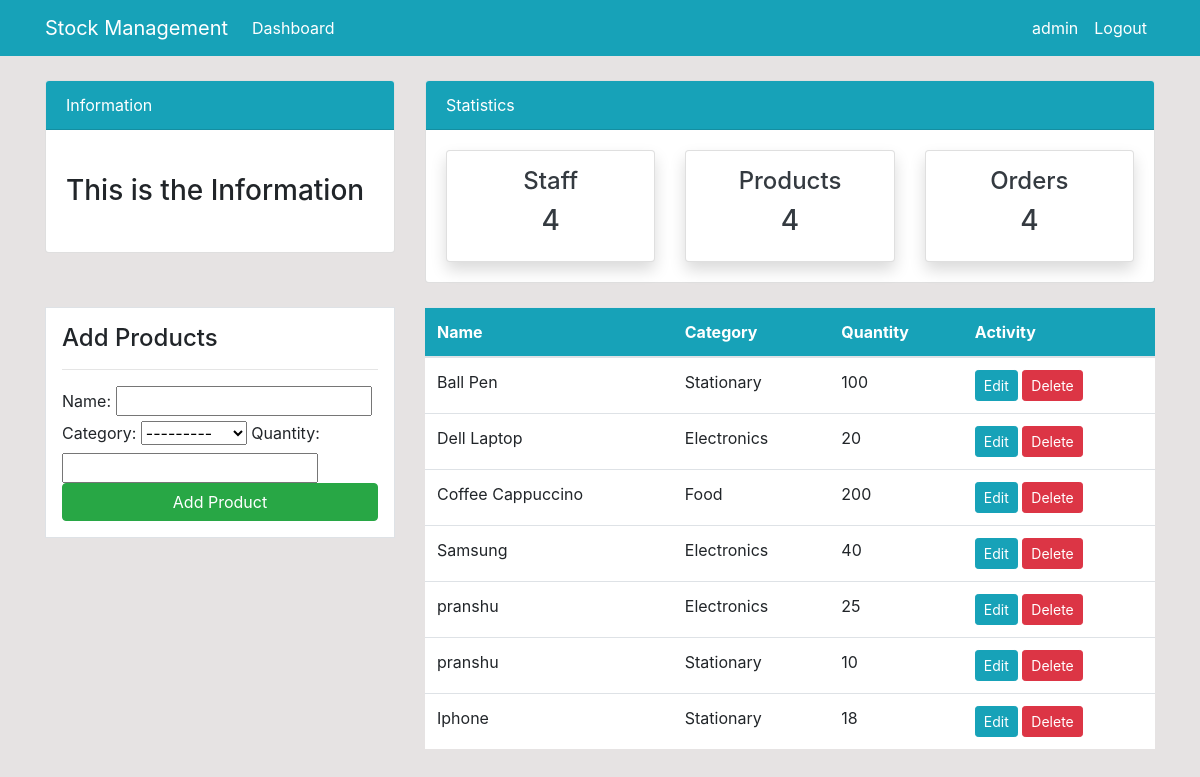
Page /product/ (signed in) on the committed database.
### dashboard/models.py (models this page shows, shortened)
class Product(models.Model):
    name = models.CharField(max_length=100, null=True)
    quantity = models.PositiveIntegerField(null=True)
    category = models.CharField(max_length=50, choices=CATEGORY, null=True)

### dashboard/views.py (the view)
# urls.py: path('product/',views.product,name='dashboard-product'),
@login_required(login_url='user-login')
def product(request):
    items= Product.objects.all() #Using ORM
    if request.method=='POST':
        form = ProductForm(request.POST)
        if form.is_valid():
            form.save()
            return redirect('dashboard-product')
    else:
        form = ProductForm()
    context={
        'items':items,
        'form':form,
    }
    return render(request,'dashboard/product.html',context)

### dashboard/forms.py
class ProductForm(forms.ModelForm):
    class Meta:
        model = Product
        fields = ['name','category','quantity']

### templates/dashboard/product.html (shortened to what this page needs)
{% extends 'partials/base.html' %}
{% block content %}
{% include 'partials/topnav.html' %}
<div class="container">
    <div class="row my-4">
        <div class="col-md-4">
            <div class="border bg-white p-3">
                <h4>Add Products</h4>
                <hr>
                <form method="POST">
                    {{ form }}
                    <input class="btn btn-success btn-block" type="submit" value="Add Product">
                </form>
            </div>
        </div>
        <div class="col-md-8">
            <table class="table bg-white">
                <thead class="bg-info">
                    <tr class="text-white">
                        <th scope="col">Name</th>
                        <th scope="col">Category</th>
                        <th scope="col">Quantity</th>
                        <th scope="col">Activity</th>
                    </tr>
                </thead>
                <tbody>
                    {% for items in items %}
                    <tr>
                        <td>{{items.name}}</td>
                        <td>{{items.category}}</td>
                        <td>{{items.quantity}}</td>
                        <td>
                            <a class="btn btn-info btn-sm" href="{% url 'dashboard-product-edit' items.id %}">Edit</a>
                            <a class="btn btn-danger btn-sm" href="{% url 'dashboard-product-delete' items.id %}">Delete</a>
                        </td>
                    </tr>
                    {% endfor %}
                </tbody>
            </table>
        </div>
    </div>
</div>
{% endblock %}

### templates/partials/nav.html (shortened to what this page needs)
<nav class="navbar navbar-expand-lg navbar-info bg-info">
    <div class="container">
        {% if user.is_authenticated %}
        <a class="navbar-brand text-white" href="{% url 'dashboard-index' %}">Stock Management</a>
        <div class="collapse navbar-collapse" id="navbarSupportedContent">
            <ul class="navbar-nav mr-auto">
                <li class="nav-item active">
                    <a class="nav-link text-white" href="{% url 'dashboard-index' %}">Dashboard </a>
                </li>
            </ul>
            <ul class="navbar-nav ml-auto">
                <li class="nav-item active">
                    <a class="nav-link text-white" href="{% url 'user-profile' %}">{{ user.username }}</a>
                </li>
                <li class="nav-item">
                    <a class="nav-link text-white" href="{% url 'user-logout' %}">Logout</a>
                </li>
            </ul>
            {% endif %}
        </div>
    </div>
</nav>

### static/style.css (style rules this page uses)
body { background: rgb(230, 227, 227); }

### rows in the picture
Product: name "Ball Pen", category "Stationary", quantity "100"
Product: name "Dell Laptop", category "Electronics", quantity "20"
Product: name "Coffee Cappuccino", category "Food", quantity "200"
Product: name "Samsung", category "Electronics", quantity "40"
Product: name "pranshu", category "Electronics", quantity "25"
Product: name "pranshu", category "Stationary", quantity "10"
Product: name "Iphone", category "Stationary", quantity "18"

### other values in the picture
{{ user.username }} "admin"
